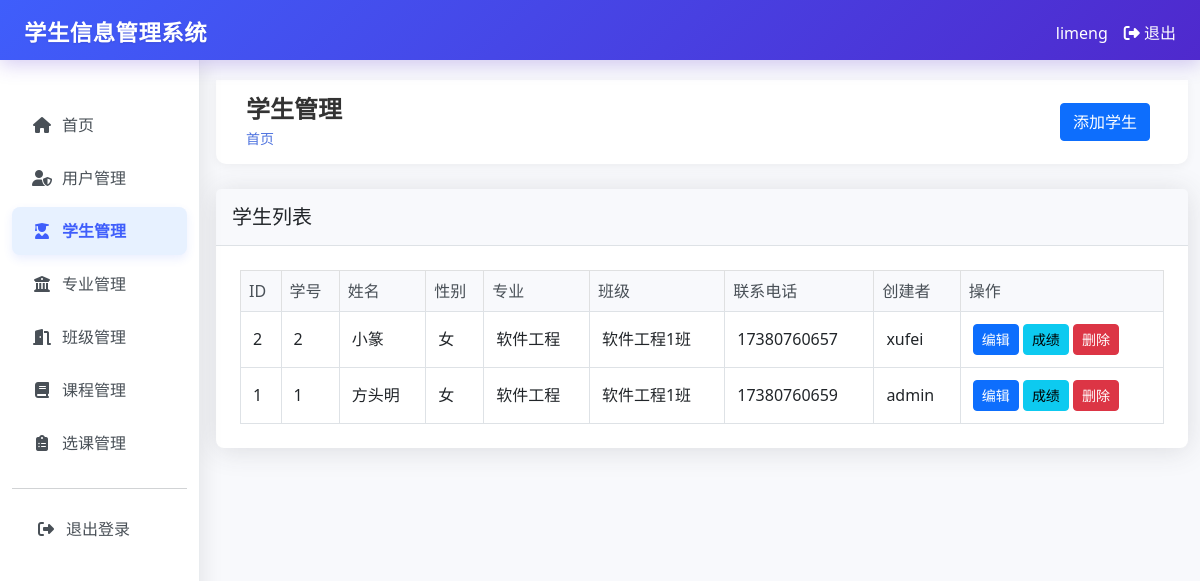
Page /students (signed in) on the committed database.
### tables this page shows
CREATE TABLE students (
        id INTEGER PRIMARY KEY AUTOINCREMENT,
        student_id TEXT UNIQUE NOT NULL,
        name TEXT NOT NULL,
        gender TEXT NOT NULL,
        birth_date TEXT,
        address TEXT,
        phone TEXT,
        email TEXT,
        major_id INTEGER,
        class_id INTEGER,
        enrollment_date TEXT,
        created_by INTEGER,
        created_at TIMESTAMP DEFAULT CURRENT_TIMESTAMP,
        FOREIGN KEY (major_id) REFERENCES majors (id),
        FOREIGN KEY (class_id) REFERENCES classes (id),
        FOREIGN KEY (created_by) REFERENCES users (id)
    );

CREATE TABLE majors (
        id INTEGER PRIMARY KEY AUTOINCREMENT,
        name TEXT UNIQUE NOT NULL,
        description TEXT,
        created_at TIMESTAMP DEFAULT CURRENT_TIMESTAMP
    );

CREATE TABLE classes (
        id INTEGER PRIMARY KEY AUTOINCREMENT,
        name TEXT UNIQUE NOT NULL,
        major_id INTEGER,
        description TEXT,
        created_at TIMESTAMP DEFAULT CURRENT_TIMESTAMP,
        FOREIGN KEY (major_id) REFERENCES majors (id)
    );

CREATE TABLE users (
        id INTEGER PRIMARY KEY AUTOINCREMENT,
        username TEXT UNIQUE NOT NULL,
        password TEXT NOT NULL,
        email TEXT UNIQUE NOT NULL,
        role TEXT NOT NULL DEFAULT 'user',
        created_at TIMESTAMP DEFAULT CURRENT_TIMESTAMP
    );

### app.py (the view, shortened to what this page needs)
@app.route("/students")
@login_required
def students():
    conn = get_db_connection()
    if session.get("role") == "admin":
        students = conn.execute("""
            SELECT s.*, m.name as major_name, c.name as class_name, u.username as created_by_name
            FROM students s
            LEFT JOIN majors m ON s.major_id = m.id
            LEFT JOIN classes c ON s.class_id = c.id
            LEFT JOIN users u ON s.created_by = u.id
            ORDER BY s.created_at DESC
        """).fetchall()
    conn.close()
    return render_template("students/index.html", students=students)

### app.py (called while the page is built)
def login_required(f):
    @wraps(f)
    def decorated_function(*args, **kwargs):
        if "user_id" not in session:
            return redirect(url_for("login"))
        return f(*args, **kwargs)
    return decorated_function

def get_db_connection():
    conn = sqlite3.connect("student_management.db")
    conn.row_factory = sqlite3.Row
    return conn

### templates/students/index.html (shortened to what this page needs)
{% extends "base.html" %}
{% block header %}学生管理{% endblock %}
{% block actions %}
<a href="{{ url_for('create_student') }}" class="btn btn-primary">添加学生</a>
{% endblock %}
{% block content %}
<div class="card">
    <div class="card-header">
        <h5 class="card-title mb-0">学生列表</h5>
    </div>
    <div class="card-body">
        <div class="table-responsive">
            <table class="table table-bordered table-hover">
                <thead class="table-light">
                    <tr>
                        <th>ID</th>
                        <th>学号</th>
                        <th>姓名</th>
                        <th>性别</th>
                        <th>专业</th>
                        <th>班级</th>
                        <th>联系电话</th>
                        {% if session.role == 'admin' %}
                        <th>创建者</th>
                        {% endif %}
                        <th>操作</th>
                    </tr>
                </thead>
                <tbody>
                    {% for student in students %}
                    <tr>
                        <td>{{ student.id }}</td>
                        <td>{{ student.student_id }}</td>
                        <td>{{ student.name }}</td>
                        <td>{{ student.gender }}</td>
                        <td>{{ student.major_name or '未设置' }}</td>
                        <td>{{ student.class_name or '未设置' }}</td>
                        <td>{{ student.phone or '未设置' }}</td>
                        {% if session.role == 'admin' %}
                        <td>{{ student.created_by_name or '未知' }}</td>
                        {% endif %}
                        <td>
                            <a href="{{ url_for('edit_student', student_id=student.id) }}" class="btn btn-sm btn-primary">编辑</a>
                            <a href="{{ url_for('student_grades', student_id=student.id) }}" class="btn btn-sm btn-info">成绩</a>
                            <form action="{{ url_for('delete_student', student_id=student.id) }}" method="post" style="display: inline;" onsubmit="return confirm('确定要删除此学生信息吗？');">
                                <button type="submit" class="btn btn-sm btn-danger">删除</button>
                            </form>
                        </td>
                    </tr>
                    {% endfor %}
                </tbody>
            </table>
        </div>
    </div>
</div>
{% endblock %}

### templates/base.html (style rules this page uses)
.card { margin-bottom: 20px; }
body { font-family: 'Segoe UI', Tahoma, Geneva, Verdana, sans-serif; background-color: #f8f9fc; color: #495057; }
.card { border: none; border-radius: 0.5rem; box-shadow: 0 0.15rem 1.75rem 0 rgba(58, 59, 69, 0.15); }
.card-header { background-color: #f8f9fc; border-bottom: 1px solid #dee2e6; padding: 1rem; }
.card-body { padding: 1.5rem; }
.table { margin-bottom: 0; }
.table th { background-color: #f8f9fc; font-weight: 500; color: #495057; border-bottom: 1px solid #dee2e6; }
.table td { vertical-align: middle; padding: 0.75rem; }
.btn { border-radius: 0.25rem; font-weight: 500; transition: all 0.3s ease; }
.btn-danger { background-color: #dc3545; border-color: #dc3545; }

### rows in the picture
students: id "2", student_id "2", name "小篆", gender "女", name "软件工程", name "软件工程1班", phone "17380760657", username "xufei"
students: id "1", student_id "1", name "方头明", gender "女", name "软件工程", name "软件工程1班", phone "17380760659", username "admin"

### other values in the picture
{{ session.username }} "limeng"
